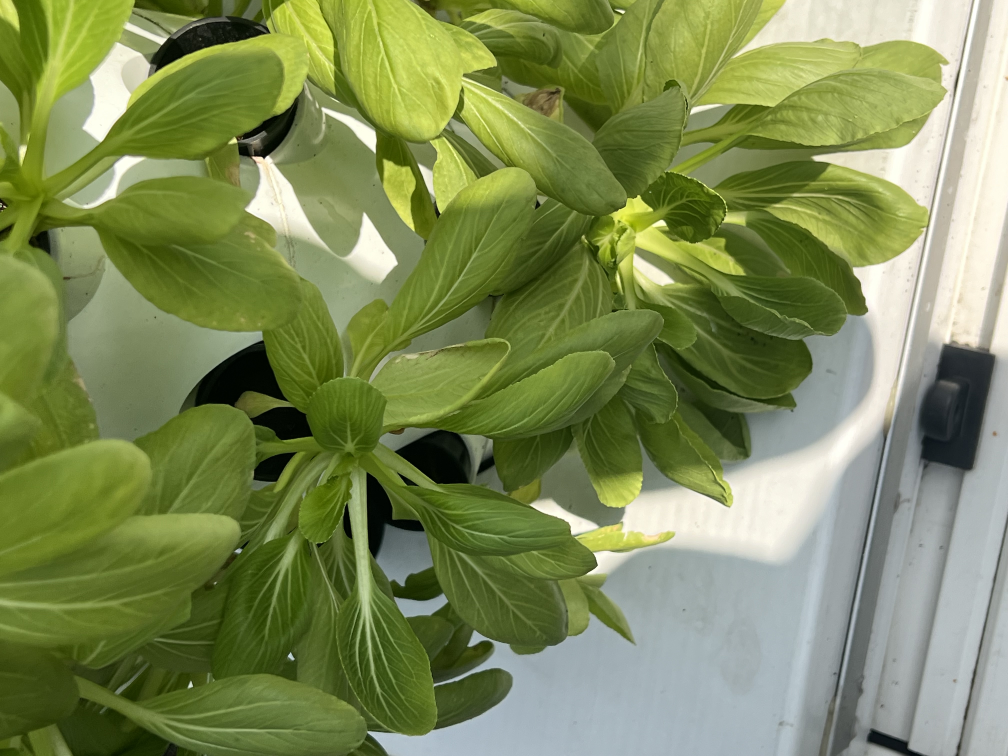
#> input picture SCALLION/raw_images/farm_103.jpg, 4032 x 3024 px, found by its file name (shown at 1/4 size); its folder holds only this picture in this run
$ python random_patch_generator.py
#> lines starting #> are read from the running program, lines starting #| are printed output that depends on the picture
import os
import random
from PIL import Image

input_dir = 'SCALLION/raw_images'
output_dir = 'SCALLION/processed_images'
num_patches_per_image = 100
patch_size = 1024
downscale_size = 256

if not os.path.exists(output_dir):
    os.makedirs(output_dir)

def create_random_patches(image, num_patches, patch_size=1024):
    width, height = image.size
    patches = []

    for _ in range(num_patches):
        left = random.randint(0, width - patch_size)
        top = random.randint(0, height - patch_size)
        box = (left, top, left + patch_size, top + patch_size)
        patch = image.crop(box)
        patches.append(patch)

    return patches

image_files = [f for f in os.listdir(input_dir) if f.lower().endswith(('png','jpg'))]

for filename in image_files:
    with Image.open(os.path.join(input_dir, filename)) as img:
#> img is the input picture: PIL image 4032x3024 RGB; mean R, G, B 125.6, 138.6, 87
        patches = create_random_patches(img, num_patches_per_image)
#> the loop in create_random_patches, `for _ in range(num_patches):` made 100 passes
#> pass 1, in create_random_patches, `patch = image.crop(box)`:
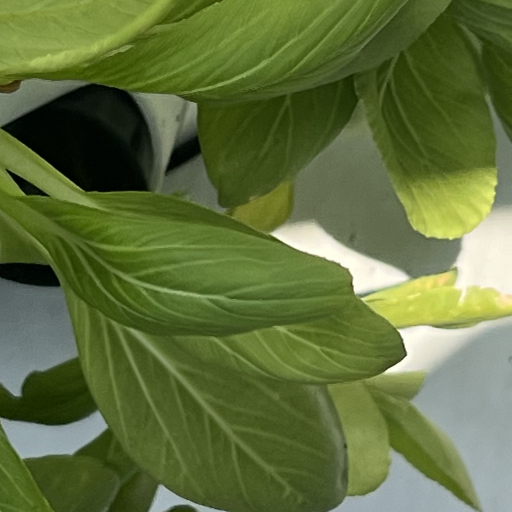
#> patch: PIL image 1024x1024 RGB (shown at 1/2 size); mean R, G, B 96.3, 111.9, 61.1
#> pass 2, in create_random_patches, `patch = image.crop(box)`:
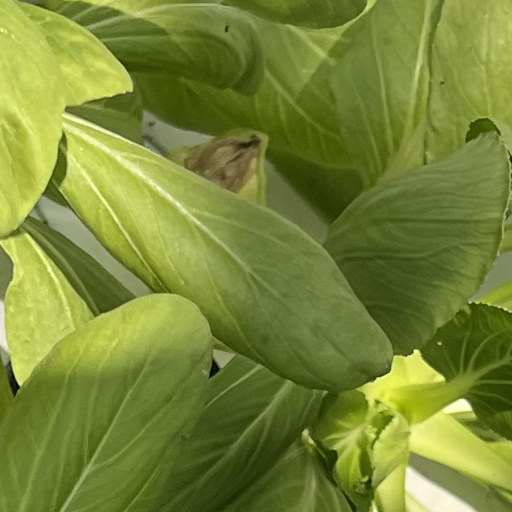
#> patch: PIL image 1024x1024 RGB (shown at 1/2 size); mean R, G, B 119.8, 134.7, 55
#> pass 3, in create_random_patches, `patch = image.crop(box)`:
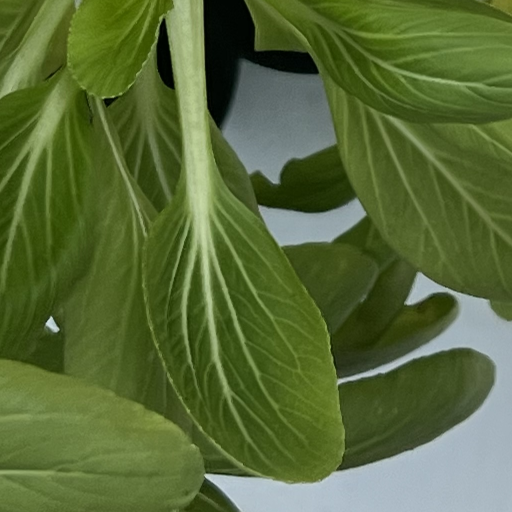
#> patch: PIL image 1024x1024 RGB (shown at 1/2 size); mean R, G, B 87.7, 106.1, 56.1
#> after the loop in create_random_patches, `for _ in range(num_patches):`: patches = 100 items
#> patches = 100 items

        base_filename = os.path.splitext(filename)[0]

        for idx, patch in enumerate(patches):
            patch = patch.resize((downscale_size, downscale_size), Image.Resampling.LANCZOS)
            patch_filename = f"{base_filename}_patch_{idx + 1}.png"
            patch.save(os.path.join(output_dir, patch_filename))
#> this loop made 100 passes
#> patch_filename on passes 1 to 12: 'farm_103_patch_1.png', 'farm_103_patch_2.png', 'farm_103_patch_3.png', 'farm_103_patch_4.png', 'farm_103_patch_5.png', 'farm_103_patch_6.png', 'farm_103_patch_7.png', 'farm_103_patch_8.png', 'farm_103_patch_9.png', 'farm_103_patch_10.png', 'farm_103_patch_11.png', 'farm_103_patch_12.png'
#> pass 1, `patch = patch.resize((downscale_size, downscale_size), Image.Resamplin..`:
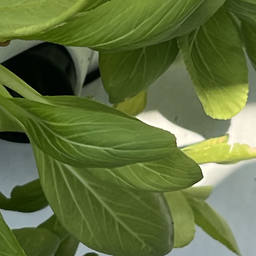
#> patch: PIL image 256x256 RGB; mean R, G, B 96.3, 111.9, 61.1
#> pass 2, `patch = patch.resize((downscale_size, downscale_size), Image.Resamplin..`:
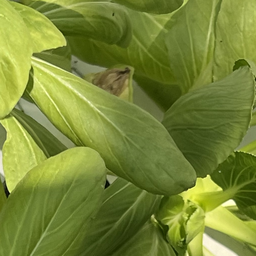
#> patch: PIL image 256x256 RGB; mean R, G, B 119.8, 134.7, 55
#> pass 3, `patch = patch.resize((downscale_size, downscale_size), Image.Resamplin..`:
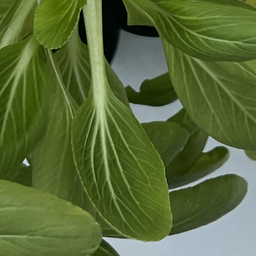
#> patch: PIL image 256x256 RGB; mean R, G, B 87.7, 106.1, 56.1

print(f"Created patches for {len(image_files)} images in {output_dir}")
#| Created patches for 1 images in SCALLION/processed_images

$ run again, on SCALLION/raw_images/farm_134.jpg
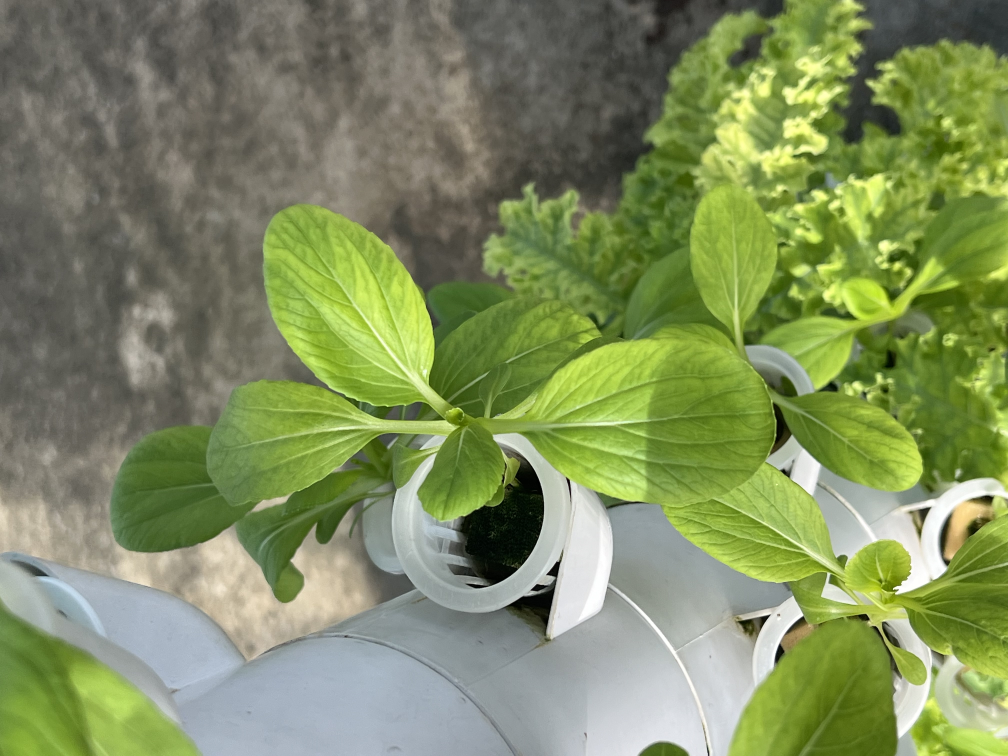
#> input picture SCALLION/raw_images/farm_134.jpg, 4032 x 3024 px, found by its file name (shown at 1/4 size)
#> img is the input picture: PIL image 4032x3024 RGB; mean R, G, B 128.1, 141.5, 95.7
#> after the loop in create_random_patches, `for _ in range(num_patches):`: patches = 100 items
#> the loop `for idx, patch in enumerate(patches):` made 100 passes
#> patch_filename on passes 1 to 8: 'farm_134_patch_1.png', 'farm_134_patch_2.png', 'farm_134_patch_3.png', 'farm_134_patch_4.png', 'farm_134_patch_5.png', 'farm_134_patch_6.png', 'farm_134_patch_7.png', 'farm_134_patch_8.png'
#> pass 1, `patch = patch.resize((downscale_size, downscale_size), Image.Resamplin..`:
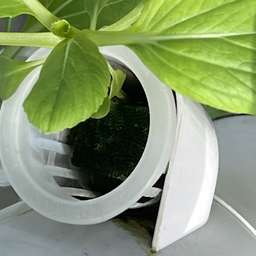
#> patch: PIL image 256x256 RGB; mean R, G, B 135.2, 151.5, 111.3
#> pass 3, `patch = patch.resize((downscale_size, downscale_size), Image.Resamplin..`:
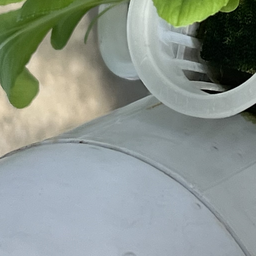
#> patch: PIL image 256x256 RGB; mean R, G, B 138.7, 148.2, 140.4
#| Created patches for 1 images in SCALLION/processed_images

$ run again, on SCALLION/raw_images/farm_192.jpg
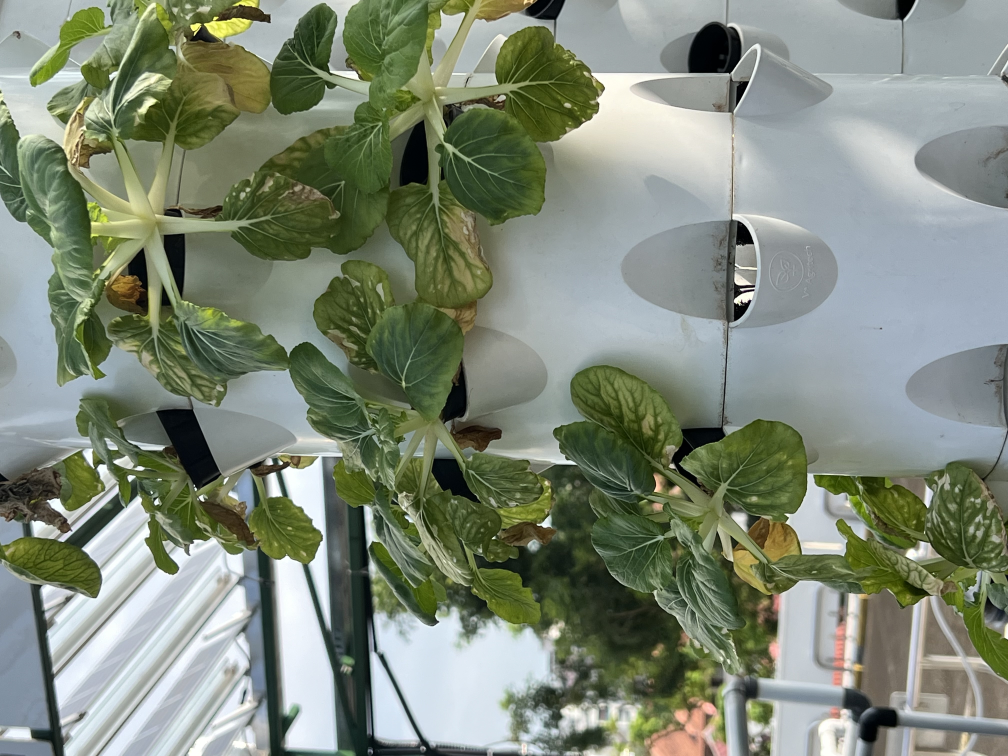
#> input picture SCALLION/raw_images/farm_192.jpg, 4032 x 3024 px, found by its file name (shown at 1/4 size)
#> img is the input picture: PIL image 4032x3024 RGB; mean R, G, B 127.4, 136.7, 120.3
#> after the loop in create_random_patches, `for _ in range(num_patches):`: patches = 100 items
#> the loop `for idx, patch in enumerate(patches):` made 100 passes
#> patch_filename on passes 1 to 8: 'farm_192_patch_1.png', 'farm_192_patch_2.png', 'farm_192_patch_3.png', 'farm_192_patch_4.png', 'farm_192_patch_5.png', 'farm_192_patch_6.png', 'farm_192_patch_7.png', 'farm_192_patch_8.png'
#> pass 1, `patch = patch.resize((downscale_size, downscale_size), Image.Resamplin..`:
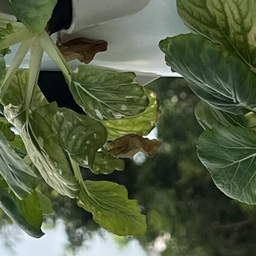
#> patch: PIL image 256x256 RGB; mean R, G, B 83.2, 95, 66.7
#> pass 3, `patch = patch.resize((downscale_size, downscale_size), Image.Resamplin..`:
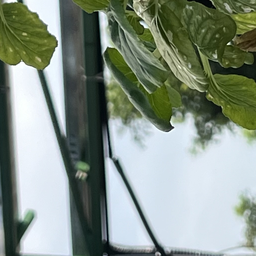
#> patch: PIL image 256x256 RGB; mean R, G, B 134.2, 146.3, 134.7
#| Created patches for 1 images in SCALLION/processed_images

$ run again, on SCALLION/raw_images/farm_26.jpg
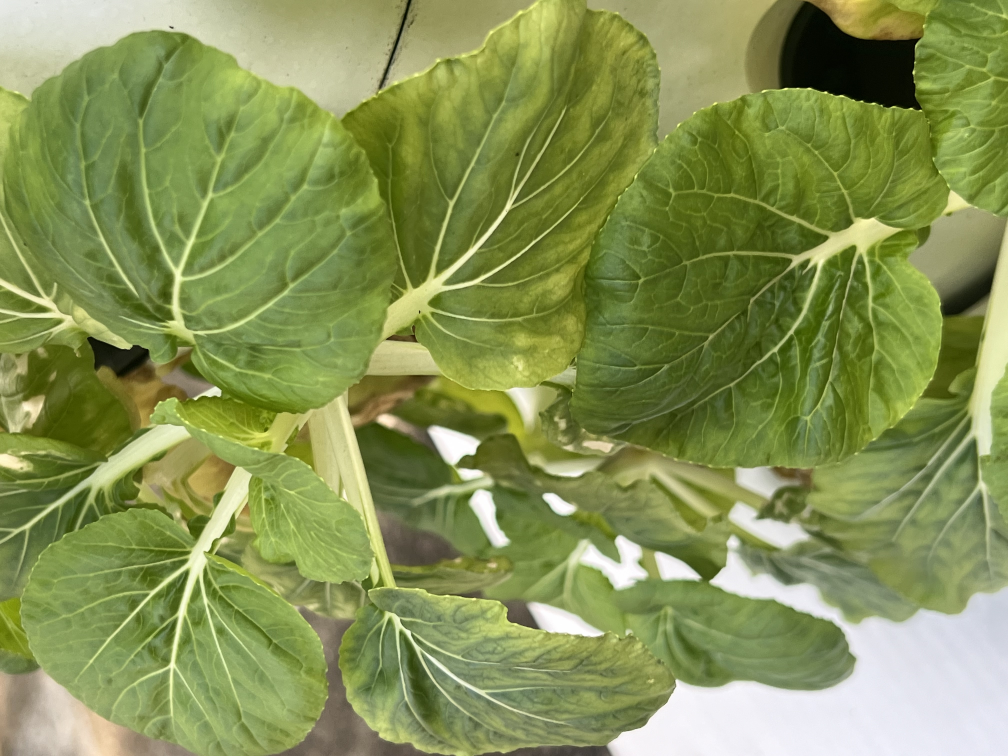
#> input picture SCALLION/raw_images/farm_26.jpg, 4032 x 3024 px, found by its file name (shown at 1/4 size)
#> img is the input picture: PIL image 4032x3024 RGB; mean R, G, B 133.8, 147, 85.1
#> after the loop in create_random_patches, `for _ in range(num_patches):`: patches = 100 items
#> the loop `for idx, patch in enumerate(patches):` made 100 passes
#> patch_filename on passes 1 to 8: 'farm_26_patch_1.png', 'farm_26_patch_2.png', 'farm_26_patch_3.png', 'farm_26_patch_4.png', 'farm_26_patch_5.png', 'farm_26_patch_6.png', 'farm_26_patch_7.png', 'farm_26_patch_8.png'
#> pass 1, `patch = patch.resize((downscale_size, downscale_size), Image.Resamplin..`:
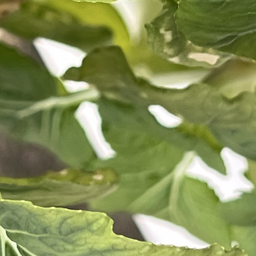
#> patch: PIL image 256x256 RGB; mean R, G, B 132.3, 142.3, 85.8
#> pass 3, `patch = patch.resize((downscale_size, downscale_size), Image.Resamplin..`:
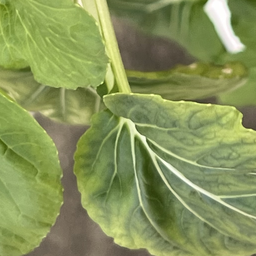
#> patch: PIL image 256x256 RGB; mean R, G, B 134.9, 148, 90.3
#| Created patches for 1 images in SCALLION/processed_images
